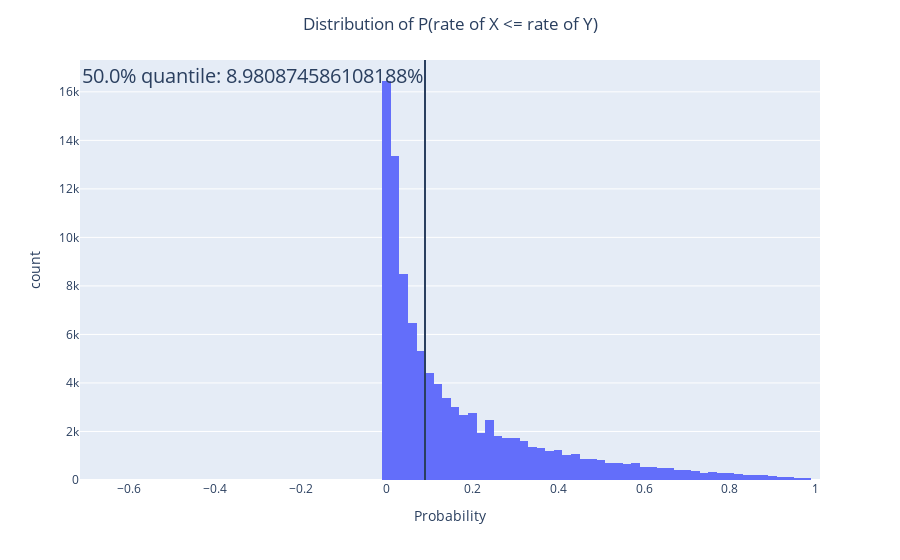

The notebook cell this image was saved under:
### Code cell
res.figs[2]

### Figure 1 — Plotly figure (JSON) as saved in the notebook; plotly's stock layout.template omitted (floating-point values rounded to 4 significant figures; data arrays with more than 128 entries replaced by an {"elided": "..."} marker saying what was removed)
{"data": [{"alignmentgroup": "True", "bingroup": "x", "hovertemplate": "Probability=%{x}<br>count=%{y}<extra></extra>", "legendgroup": "", "marker": {"color": "#636efa", "pattern": {"shape": ""}}, "name": "", "nbinsx": 50, "offsetgroup": "", "orientation": "v", "showlegend": false, "type": "histogram", "x": {"elided": "100000 float values"}, "xaxis": "x", "yaxis": "y"}], "layout": {"annotations": [{"font": {"size": 20}, "showarrow": false, "text": "50.0% quantile: 8.980874586108188%", "x": 0.08981, "xanchor": "right", "xref": "x", "y": 1, "yanchor": "top", "yref": "y domain"}], "barmode": "relative", "legend": {"tracegroupgap": 0}, "margin": {"t": 60}, "shapes": [{"type": "line", "x0": 0.08981, "x1": 0.08981, "xref": "x", "y0": 0, "y1": 1, "yref": "y domain"}], "title": {"text": "Distribution of P(rate of X <= rate of Y)", "x": 0.5}, "xaxis": {"anchor": "y", "domain": [0, 1], "title": {"text": "Probability"}}, "yaxis": {"anchor": "x", "domain": [0, 1], "title": {"text": "count"}}}}
